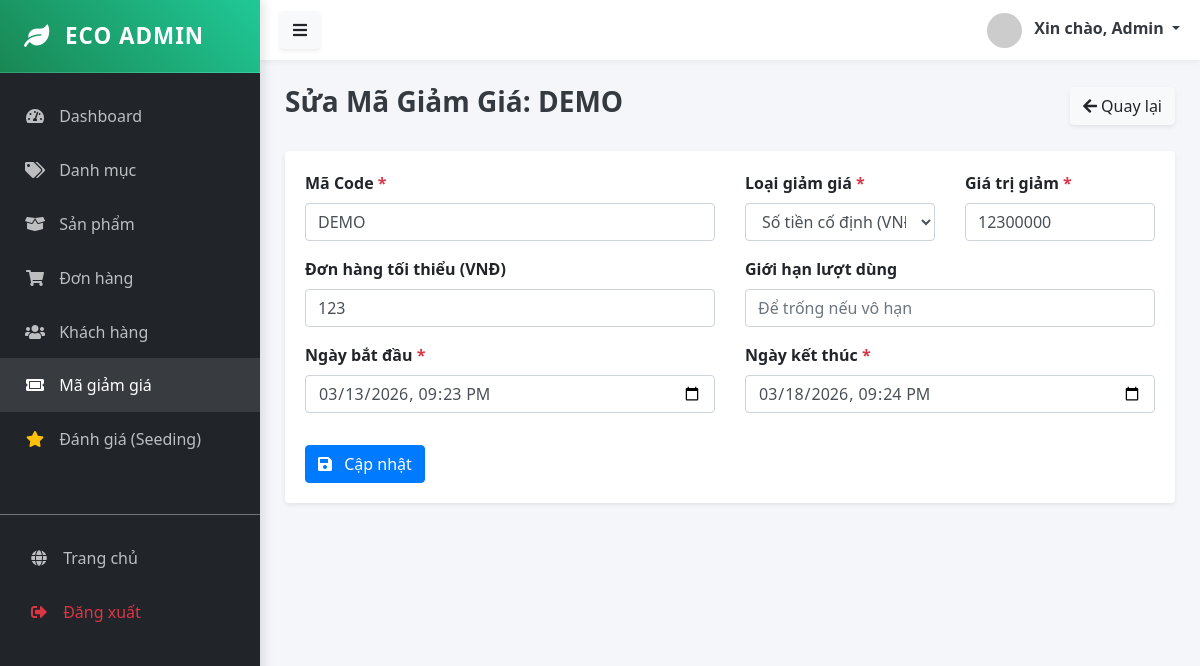
Page /public/admin/coupon/edit/14 (signed in) on the committed database.
### tables this page shows
CREATE TABLE `coupons` (
  `id` bigint UNSIGNED NOT NULL,
  `code` varchar(100) DEFAULT NULL,
  `type` varchar(50) DEFAULT NULL,
  `value` bigint DEFAULT NULL,
  `min_order_cents` bigint DEFAULT NULL,
  `usage_limit` int DEFAULT NULL,
  `used_count` int DEFAULT '0',
  `starts_at` datetime DEFAULT NULL,
  `ends_at` datetime DEFAULT NULL,
  `applies_to_category_ids` json DEFAULT NULL,
  `created_at` timestamp NULL DEFAULT CURRENT_TIMESTAMP
);

### app/Controllers/Admin/CouponController.php (called while the page is built, shortened)
<?php
class CouponController extends Controller {
    public function edit($id) {
        $couponModel = $this->model('Coupon');
        $coupon = $couponModel->getById($id);
        $this->view('admin/coupons/edit', ['coupon' => $coupon]);
    }
}

### app/Core/App.php (called while the page is built, shortened)
<?php
class App {
    protected $controller = 'HomeController';
    protected $method = 'index';
    public function __construct() {
        $url = $this->parseUrl();
        if (isset($url[0]) && strtolower($url[0]) == 'admin') {
            array_shift($url);
            $folder = 'Admin';
            $this->controller = 'DashboardController';
            if (isset($url[0])) {
                $controllerName = $this->convertToPascalCase($url[0]) . 'Controller';
                if (file_exists('../app/Controllers/Admin/' . $controllerName . '.php')) {
                    $this->controller = $controllerName;
                    array_shift($url);
                }
            }
        }
        $file = '../app/Controllers/' . $folder . '/' . $this->controller . '.php';
        if (file_exists($file)) {
            $this->controller = new $class;
        } else {
            die("Lỗi 404: Controller '{$this->controller}' không tồn tại.");
        }
        if (isset($url[0])) {
            $methodName = $this->convertToCamelCase($url[0]);
            if (method_exists($this->controller, $methodName)) {
                $this->method = $methodName;
                array_shift($url);
            }
            elseif (method_exists($this->controller, str_replace('-', '_', $url[0]))) {
                $this->method = str_replace('-', '_', $url[0]);
                array_shift($url);
            }
        }
        $this->params = $url ? array_values($url) : [];
        call_user_func_array([$this->controller, $this->method], $this->params);
    }
    public function parseUrl() {
        if (isset($_GET['url'])) {
            return explode('/', filter_var(rtrim($_GET['url'], '/'), FILTER_SANITIZE_URL));
        }
        return [];
    }
    private function convertToPascalCase($string) {
        return str_replace(' ', '', ucwords(str_replace('-', ' ', $string)));
    }
    private function convertToCamelCase($string) {
        return lcfirst($this->convertToPascalCase($string));
    }
}

### public/index.php (called while the page is built, shortened)
<?php
$app = new App();

### config/database.php (called while the page is built)
<?php
return [
    'host' => $_ENV['DB_HOST'] ?? 'localhost',
    'dbname' => $_ENV['DB_DATABASE'] ?? 'ecostore',
    'user' => $_ENV['DB_USERNAME'] ?? 'root',
    'pass' => $_ENV['DB_PASSWORD'] ?? '',
    'charset' => 'utf8mb4'
];

### app/Core/Database.php (called while the page is built, shortened)
<?php
class Database {
    private static $instance = null;
    private $connection;
    private function __construct() {
        $config = require __DIR__ . '/../../config/database.php';
        $dsn = "mysql:host={$config['host']};dbname={$config['dbname']};charset={$config['charset']}";
        try {
            $this->connection = new PDO($dsn, $config['user'], $config['pass']);
            $this->connection->setAttribute(PDO::ATTR_ERRMODE, PDO::ERRMODE_EXCEPTION);
            $this->connection->setAttribute(PDO::ATTR_DEFAULT_FETCH_MODE, PDO::FETCH_ASSOC);
        } catch (PDOException $e) {
            die("DB Connection Error: " . $e->getMessage());
        }
    }
    public static function getInstance() {
        if (!self::$instance) {
            self::$instance = new Database();
        }
        return self::$instance;
    }
    public function query($sql, $params = []) {
        try {
            $stmt = $this->connection->prepare($sql);
            $stmt->execute($params);
            return $stmt;
        } catch (PDOException $e) {
            die("Lỗi truy vấn SQL: " . $e->getMessage());
        }
    }
    public function fetch($sql, $params = []) {
        return $this->query($sql, $params)->fetch();
    }
}

### app/Core/Model.php (called while the page is built, shortened)
<?php
abstract class Model {
    public function __construct() {
        $this->db = Database::getInstance();
    }
}

### app/Models/Coupon.php (called while the page is built, shortened)
<?php
class Coupon extends Model {
    protected $table = 'coupons';
    public function getById($id) {
        $sql = "SELECT * FROM {$this->table} WHERE id = ?";
        return $this->db->fetch($sql, [$id]);
    }
}

### app/Views/admin/coupons/edit.php (the view, shortened to what this page needs)
<?php require_once '../app/Views/layouts/admin/sidebar.php'; ?>
<div class="d-flex justify-content-between align-items-center mb-4">
    <h3 class="text-dark font-weight-bold">Sửa Mã Giảm Giá: <?= $coupon['code'] ?></h3>
    <a href="/MY_WEB/public/admin/coupon" class="btn btn-light shadow-sm"><i class="fas fa-arrow-left"></i> Quay lại</a>
</div>
<div class="card shadow-sm border-0">
    <div class="card-body">
        <form action="/MY_WEB/public/admin/coupon/update/<?= $coupon['id'] ?>" method="POST">
            <div class="row">
                <div class="col-md-6 form-group">
                    <label class="font-weight-bold">Mã Code <span class="text-danger">*</span></label>
                    <input type="text" name="code" class="form-control text-uppercase" value="<?= $coupon['code'] ?>" required>
                </div>
                <div class="col-md-3 form-group">
                    <label class="font-weight-bold">Loại giảm giá <span class="text-danger">*</span></label>
                    <select name="type" class="form-control" required>
                        <option value="fixed" <?= $coupon['type'] == 'fixed' ? 'selected' : '' ?>>Số tiền cố định (VNĐ)</option>
                    </select>
                </div>
                <div class="col-md-3 form-group">
                    <label class="font-weight-bold">Giá trị giảm <span class="text-danger">*</span></label>
                    <input type="number" name="value" class="form-control" value="<?= $coupon['value'] ?>" required>
                </div>
                <div class="col-md-6 form-group">
                    <label class="font-weight-bold">Đơn hàng tối thiểu (VNĐ)</label>
                    <input type="number" name="min_order_cents" class="form-control" value="<?= $coupon['min_order_cents'] ?>">
                </div>
                <div class="col-md-6 form-group">
                    <label class="font-weight-bold">Giới hạn lượt dùng</label>
                    <input type="number" name="usage_limit" class="form-control" value="<?= $coupon['usage_limit'] ?>" placeholder="Để trống nếu vô hạn">
                </div>
                <div class="col-md-6 form-group">
                    <label class="font-weight-bold">Ngày bắt đầu <span class="text-danger">*</span></label>
                    <input type="datetime-local" name="starts_at" class="form-control" value="<?= date('Y-m-d\TH:i', strtotime($coupon['starts_at'])) ?>" required>
                </div>
                <div class="col-md-6 form-group">
                    <label class="font-weight-bold">Ngày kết thúc <span class="text-danger">*</span></label>
                    <input type="datetime-local" name="ends_at" class="form-control" value="<?= date('Y-m-d\TH:i', strtotime($coupon['ends_at'])) ?>" required>
                </div>
            </div>
            <button type="submit" class="btn btn-primary mt-3"><i class="fas fa-save mr-2"></i> Cập nhật</button>
        </form>
    </div>
</div>
<?php require_once '../app/Views/layouts/admin/footer.php'; ?>

### public/assets/css/admin.css (style rules this page uses)
:root { --primary-color: #0d6efd; --secondary-color: #6c757d; --success-color: #198754; --sidebar-bg: #212529; --sidebar-width: 260px; --header-height: 60px; }
body { font-family: 'Segoe UI', Tahoma, Geneva, Verdana, sans-serif; background-color: #f4f6f9; overflow-x: hidden; }

### rows in the picture
coupons: code "DEMO", type "Số tiền cố định (VNĐ)", value "12300000", min_order_cents "123", starts_at "03/13/2026 21:23", ends_at "03/18/2026 21:24"

### other values in the picture
$_SESSION['admin_name'] "Admin"
